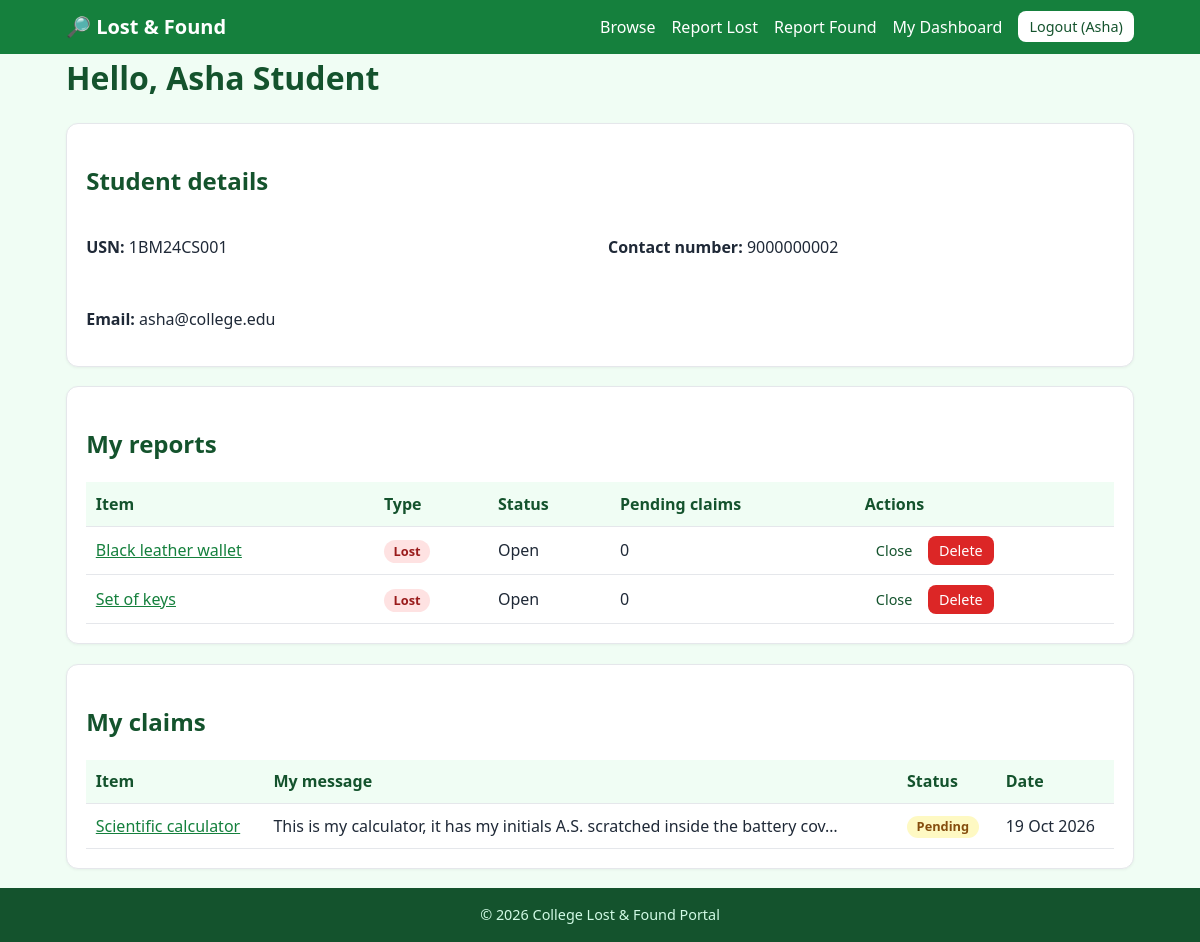
The app's page /dashboard.php (signed in) with its own data.
### tables this page shows
CREATE TABLE users (
  id INT UNSIGNED AUTO_INCREMENT PRIMARY KEY,
  name VARCHAR(100) NOT NULL,
  email VARCHAR(150) NOT NULL UNIQUE,
  usn VARCHAR(30) NOT NULL UNIQUE,
  phone VARCHAR(20) NOT NULL,
  password VARCHAR(255) NOT NULL,
  role ENUM('student','admin') NOT NULL DEFAULT 'student',
  created_at TIMESTAMP NOT NULL DEFAULT CURRENT_TIMESTAMP
);

CREATE TABLE items (
  id INT UNSIGNED AUTO_INCREMENT PRIMARY KEY,
  user_id INT UNSIGNED NOT NULL,
  title VARCHAR(150) NOT NULL,
  description TEXT NOT NULL,
  category VARCHAR(50) NOT NULL,
  location VARCHAR(150) NOT NULL,
  item_type ENUM('lost','found') NOT NULL,
  item_date DATE NOT NULL,
  status ENUM('open','claimed','closed') NOT NULL DEFAULT 'open',
  photo VARCHAR(60) NULL,
  created_at TIMESTAMP NOT NULL DEFAULT CURRENT_TIMESTAMP,
  INDEX (status), INDEX (category), INDEX (location),
  FOREIGN KEY (user_id) REFERENCES users(id) ON DELETE CASCADE
);

CREATE TABLE claims (
  id INT UNSIGNED AUTO_INCREMENT PRIMARY KEY,
  item_id INT UNSIGNED NOT NULL,
  claimant_id INT UNSIGNED NOT NULL,
  message TEXT NOT NULL,
  status ENUM('pending','approved','rejected') NOT NULL DEFAULT 'pending',
  created_at TIMESTAMP NOT NULL DEFAULT CURRENT_TIMESTAMP,
  FOREIGN KEY (item_id) REFERENCES items(id) ON DELETE CASCADE,
  FOREIGN KEY (claimant_id) REFERENCES users(id) ON DELETE CASCADE
);

### db.php (called while the page is built, shortened)
<?php
function env_value(string $key, string $default = ''): string {
    static $env = null;
    if ($env === null) {
        $env = [];
    }
    return $env[$key] ?? $default;
}
function db(): PDO {
    static $pdo = null;
    if ($pdo === null) {
        $dsn = sprintf('mysql:host=%s;port=%s;dbname=%s;charset=utf8mb4',
            env_value('DB_HOST', '127.0.0.1'), env_value('DB_PORT', '3306'), env_value('DB_NAME', 'college_lost_found'));
        try {
            $pdo = new PDO($dsn, env_value('DB_USER', 'root'), env_value('DB_PASS', ''), [
                PDO::ATTR_ERRMODE => PDO::ERRMODE_EXCEPTION,
                PDO::ATTR_DEFAULT_FETCH_MODE => PDO::FETCH_ASSOC,
                PDO::ATTR_EMULATE_PREPARES => false,
            ]);
        } catch (PDOException $e) {
            http_response_code(500);
            exit('<h2>Database connection failed</h2><p>Check your <code>.env</code> file and make sure MySQL is running and <code>sql/schema.sql</code> has been imported. Open <a href="test-db.php">test-db.php</a> for details.</p>');
        }
    }
    return $pdo;
}

### functions.php (called while the page is built, shortened)
<?php
require_once __DIR__ . '/db.php';
function h($s): string { return htmlspecialchars((string)$s, ENT_QUOTES, 'UTF-8'); }
function current_user(): ?array {
    static $user = false;
    if ($user === false) {
        $user = null;
        if (!empty($_SESSION['uid'])) {
            $st = db()->prepare('SELECT id, name, email, usn, phone, role FROM users WHERE id = ?');
            $st->execute([$_SESSION['uid']]);
            $user = $st->fetch() ?: null;
        }
    }
    return $user;
}
function require_login(): array {
    $u = current_user();
    return $u;
}

### dashboard.php (the view, shortened to what this page needs)
<?php
require __DIR__ . '/functions.php';
$me = require_login();
$items = db()->prepare('SELECT i.*, (SELECT COUNT(*) FROM claims c WHERE c.item_id = i.id AND c.status = "pending") AS pending FROM items i WHERE user_id = ? ORDER BY created_at DESC');
$items->execute([$me['id']]); $items = $items->fetchAll();
$claims = db()->prepare('SELECT c.*, i.title, i.item_type FROM claims c JOIN items i ON i.id = c.item_id WHERE c.claimant_id = ? ORDER BY c.created_at DESC');
$claims->execute([$me['id']]); $claims = $claims->fetchAll();
$pageTitle = 'My Dashboard'; require __DIR__ . '/header.php';
?>
<h1>Hello, <?= h($me['name']) ?></h1>
<div class="card profile-card">
  <h2>Student details</h2>
  <div class="row">
    <p><strong>USN:</strong> <?= h($me['usn'] ?? 'Not provided') ?></p>
    <p><strong>Contact number:</strong> <?= h($me['phone'] ?? 'Not provided') ?></p>
    <p><strong>Email:</strong> <?= h($me['email']) ?></p>
  </div>
</div>
<div class="card">
  <h2>My reports</h2>
  <?php if (!$items): ?><p class="muted">You haven't reported anything yet. <a href="report.php?type=lost">Report a lost item</a> or <a href="report.php?type=found">report a found item</a>.</p>
  <?php else: ?>
  <div class="table-wrap"><table>
    <tr><th>Item</th><th>Type</th><th>Status</th><th>Pending claims</th><th>Actions</th></tr>
    <?php foreach ($items as $it): ?>
    <tr>
      <td><a href="item.php?id=<?= (int)$it['id'] ?>"><?= h($it['title']) ?></a></td>
      <td><span class="badge badge-<?= h($it['item_type']) ?>"><?= h($it['item_type']) ?></span></td>
      <td><?= h(ucfirst($it['status'])) ?></td>
      <td><?= (int)$it['pending'] ?></td>
      <td>
        <form method="post" class="inline"><?= csrf_field() ?><input type="hidden" name="item_id" value="<?= (int)$it['id'] ?>">
          <?php if ($it['status'] === 'open'): ?><button class="btn btn-small btn-light" name="action" value="close" data-confirm="Close this report?">Close</button><?php endif; ?>
          <button class="btn btn-small btn-danger" name="action" value="delete" data-confirm="Delete this report permanently?">Delete</button>
        </form>
      </td>
    </tr>
    <?php endforeach; ?>
  </table></div>
  <?php endif; ?>
</div>
<div class="card">
  <h2>My claims</h2>
  <?php if (!$claims): ?><p class="muted">You have not submitted any claims.</p>
  <?php else: ?>
  <div class="table-wrap"><table>
    <tr><th>Item</th><th>My message</th><th>Status</th><th>Date</th></tr>
    <?php foreach ($claims as $c): ?>
    <tr>
      <td><a href="item.php?id=<?= (int)$c['item_id'] ?>"><?= h($c['title']) ?></a></td>
      <td><?= h(mb_strimwidth($c['message'], 0, 80, '…')) ?></td>
      <td><span class="badge badge-claim-<?= h($c['status']) ?>"><?= h(ucfirst($c['status'])) ?></span></td>
      <td><?= h(date('d M Y', strtotime($c['created_at']))) ?></td>
    </tr>
    <?php endforeach; ?>
  </table></div>
  <?php endif; ?>
</div>
<?php require __DIR__ . '/footer.php'; ?>

### header.php (shortened to what this page needs)
<?php require_once __DIR__ . '/functions.php'; $me = current_user(); $pageTitle = $pageTitle ?? 'Home'; ?>
<!DOCTYPE html>
<html lang="en">
<head>
<link rel="stylesheet" href="assets/css/style.css">
</head>
<body>
<header class="site-header">
  <div class="container nav">
    <a class="brand" href="index.php">🔎 Lost &amp; Found</a>
    <nav id="menu">
      <a href="index.php">Browse</a>
      <?php if ($me): ?>
        <a href="report.php?type=lost">Report Lost</a>
        <a href="report.php?type=found">Report Found</a>
        <a href="dashboard.php">My Dashboard</a>
        <a href="logout.php" class="btn btn-small btn-light">Logout (<?= h(explode(' ', $me['name'])[0]) ?>)</a>
      <?php else: ?>
        <a href="login.php">Login</a>
        <a href="register.php" class="btn btn-small btn-light">Register</a>
      <?php endif; ?>
    </nav>
  </div>
</header>
<main class="container">

### assets/css/style.css (style rules this page uses)
:root { --g900:#14532d;--g700:#15803d;--g600:#16a34a;--g100:#dcfce7;--g50:#f0fdf4;--text:#1f2937;--muted:#6b7280;--red:#dc2626;--border:#d1d5db }
* { box-sizing:border-box }
body { margin:0;font-family:system-ui,-apple-system,Segoe UI,Roboto,sans-serif;color:var(--text);background:var(--g50);line-height:1.5;min-height:100vh;display:flex;flex-direction:column }
main { flex:1;padding-top:1.5rem;padding-bottom:2rem }
.container { width:100%;max-width:1100px;margin:0 auto;padding:0 1rem }
a { color:var(--g700) }
h1 { color:var(--g900);margin-top:0 }
h2 { color:var(--g900) }
.site-header { background:var(--g700);color:#fff;position:sticky;top:0;z-index:10 }
.nav { display:flex;align-items:center;justify-content:space-between;flex-wrap:wrap;gap:.5rem;padding-top:.7rem;padding-bottom:.7rem }
.brand { color:#fff;font-weight:700;font-size:1.25rem;text-decoration:none }
nav { display:flex;align-items:center;gap:1rem;flex-wrap:wrap }
nav a { color:#fff;text-decoration:none }
nav a.btn { color:var(--g900);text-decoration:none }
.btn { display:inline-block;background:var(--g600);color:#fff;border:0;border-radius:8px;padding:.6rem 1.1rem;font-size:1rem;cursor:pointer;text-decoration:none;font-family:inherit }
.btn-light { background:#fff;color:var(--g900) }
.btn-danger { background:var(--red) }
.btn-small { padding:.3rem .7rem;font-size:.9rem }
.card { background:#fff;border:1px solid #e5e7eb;border-radius:12px;padding:1.2rem;margin-bottom:1.2rem;box-shadow:0 1px 3px rgba(0,0,0,.05) }
.row { display:grid;grid-template-columns:1fr 1fr;gap:1rem }
.badge { display:inline-block;padding:.1rem .6rem;border-radius:999px;font-size:.8rem;font-weight:600;background:var(--g100);color:var(--g900);text-transform:capitalize }
.badge-lost { background:#fee2e2;color:#991b1b }
.badge-claim-pending,.badge-status-open { background:#fef9c3;color:#854d0e }
.table-wrap { overflow-x:auto }
table { width:100%;border-collapse:collapse }
th,td { text-align:left;padding:.6rem;border-bottom:1px solid #e5e7eb;vertical-align:middle }
th { background:var(--g50);color:var(--g900) }
form.inline { display:inline }

### records on screen
users: name "Asha", name "Asha Student", usn "1BM24CS001", phone "9000000002", email "asha@college.edu"
items: title "Black leather wallet", item_type "Lost", status "Open", pending "0", shows "Close"
items: title "Set of keys", item_type "Lost", status "Open", pending "0", shows "Close"
claims: item.title "Scientific calculator", message "This is my calculator, it has my initials A.S. scratched inside the battery cov…", status "Pending", created_at "19 Oct 2026"
